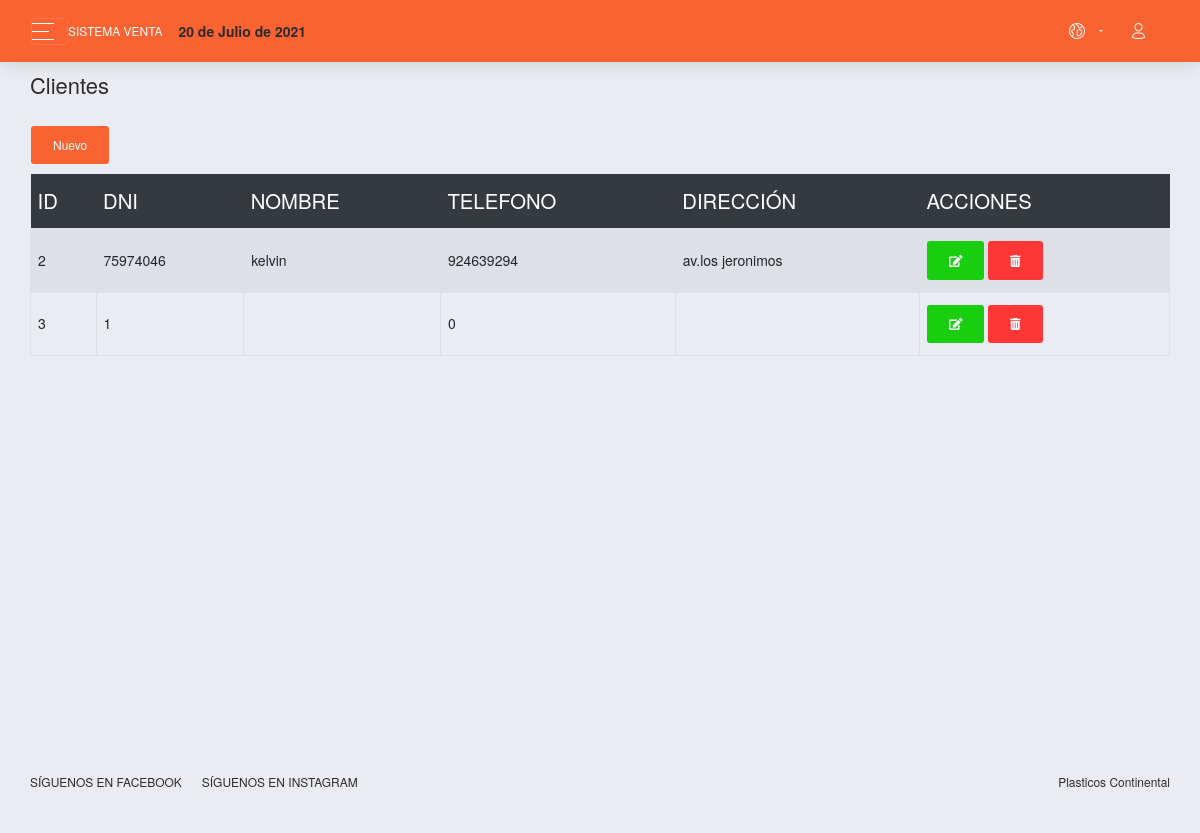
/sistema/lista_cliente.php (signed in), run on the app's committed database.
### tables this page shows
CREATE TABLE `cliente` (
  `idcliente` int(11) NOT NULL,
  `dni` int(8) NOT NULL,
  `nombre` varchar(100) NOT NULL,
  `telefono` int(15) NOT NULL,
  `direccion` varchar(200) NOT NULL,
  `usuario_id` int(11) NOT NULL
);

### sistema/lista_cliente.php (the view)
<?php include_once "includes/header.php"; ?>
<div class="content">
	<div class="row">
		<div class="col-lg-12">
				<h5 class="">Clientes</h5>
				<a href="registro_cliente.php" class="btn btn-primary d-inline-flex">Nuevo</a>
			<div class="table-responsive">
				<table class="table table-striped table-bordered" id="table">
					<thead class="thead-dark">
						<tr>
							<th>ID</th>
							<th>DNI</th>
							<th>NOMBRE</th>
							<th>TELEFONO</th>
							<th>DIRECCIÓN</th>
							<?php if ($_SESSION['rol'] == 1) { ?>
								<th>ACCIONES</th>
							<?php } ?>
						</tr>
					</thead>
					<tbody>
						<?php
						include "../conexion.php";
						$query = mysqli_query($conexion, "SELECT * FROM cliente");
						$result = mysqli_num_rows($query);
						if ($result > 0) {
							while ($data = mysqli_fetch_assoc($query)) { ?>
								<tr>
									<td><?php echo $data['idcliente']; ?></td>
									<td><?php echo $data['dni']; ?></td>
									<td><?php echo $data['nombre']; ?></td>
									<td><?php echo $data['telefono']; ?></td>
									<td><?php echo $data['direccion']; ?></td>
									<?php if ($_SESSION['rol'] == 1) { ?>
										<td>
											<a href="editar_cliente.php?id=<?php echo $data['idcliente']; ?>" class="btn btn-success"><i class='fas fa-edit'></i></a>
											<form action="eliminar_cliente.php?id=<?php echo $data['idcliente']; ?>" method="post" class="confirmar d-inline">
												<button class="btn btn-danger" type="submit"><i class='fas fa-trash-alt'></i> </button>
											</form>
										</td>
									<?php } ?>
								</tr>
						<?php }
						} ?>
					</tbody>
				</table>
			</div>
		</div>
	</div>
</div>
<?php include_once "includes/footer.php"; ?>

### data on the page
cliente: idcliente "2", dni "75974046", nombre "kelvin", telefono "924639294", direccion "av.los jeronimos"
cliente: idcliente "3", dni "1", telefono "0"

### other printed values
fechaPeru() "20 de Julio de 2021"
